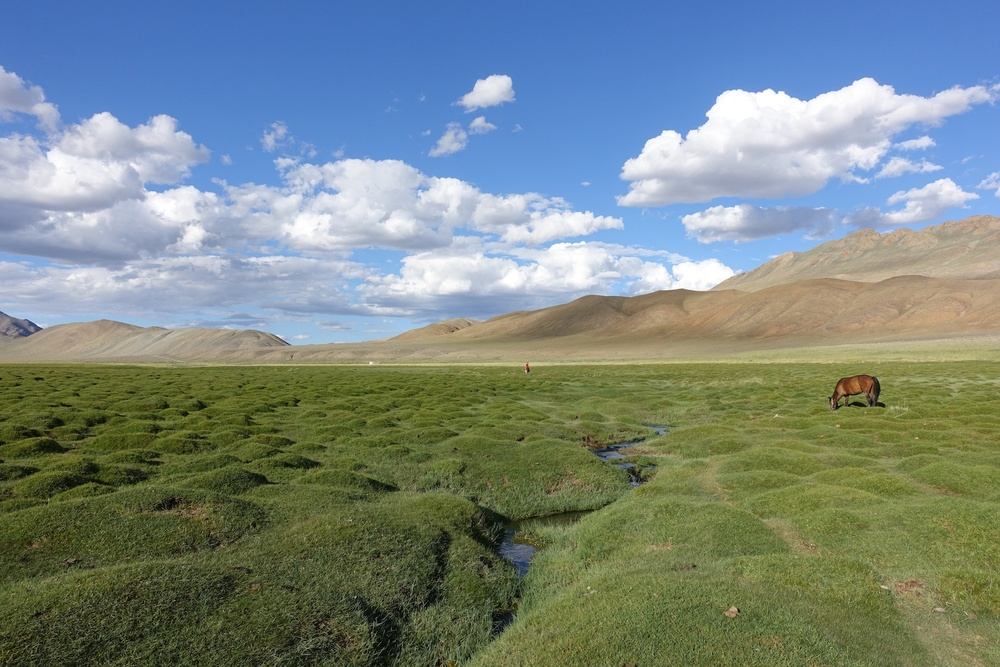
#> input picture 7.jpg, 1000 x 667 px, shrunk from 1620 x 1080 before the run
$ python 'A simple paranoma (2).py'
#> lines starting #> are read from the running program, lines starting #| are printed output that depends on the picture
import cv2
import numpy as np

# Load the images
img1 = cv2.imread('7.jpg')
#> img1 is the input picture: shape (667, 1000, 3); mean B, G, R 131.7, 135.7, 121.1
img2 = cv2.imread('8.jpg')
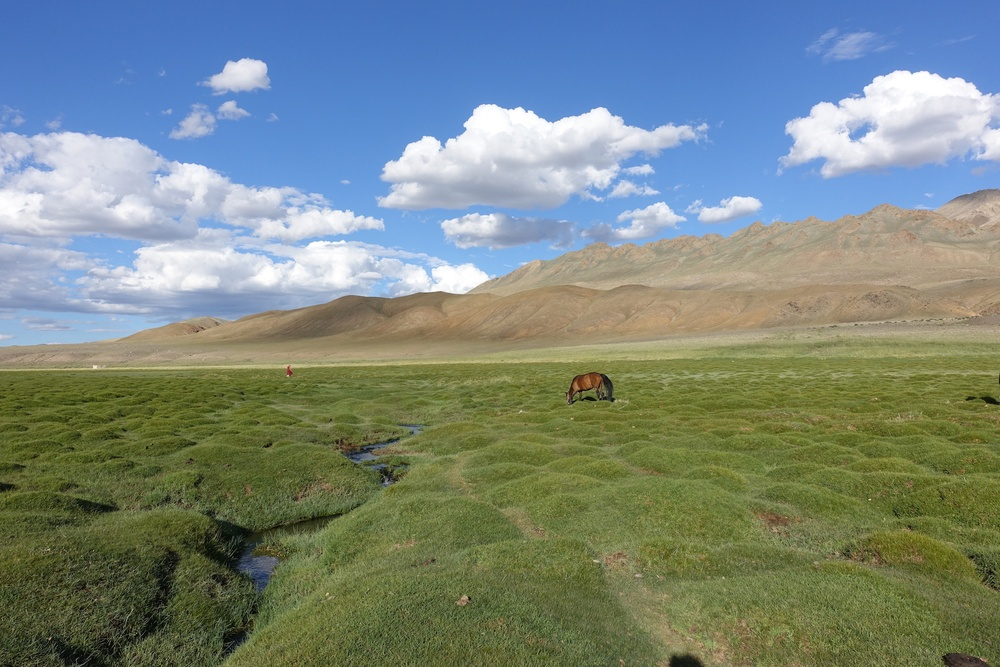
#> input picture 8.jpg, 1000 x 667 px, shrunk from 1620 x 1080 before the run
#> img2 is the input picture: shape (667, 1000, 3); mean B, G, R 129.1, 136, 122

# Convert images to grayscale
gray1 = cv2.cvtColor(img1, cv2.COLOR_BGR2GRAY)
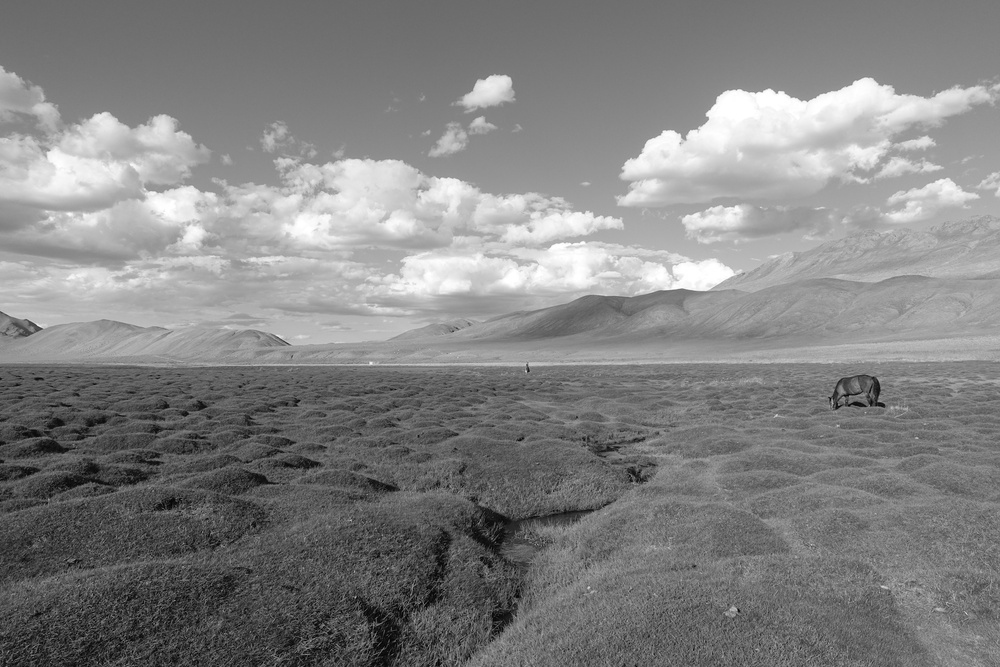
#> gray1: shape (667, 1000); min 0, max 255, mean 130.9
gray2 = cv2.cvtColor(img2, cv2.COLOR_BGR2GRAY)
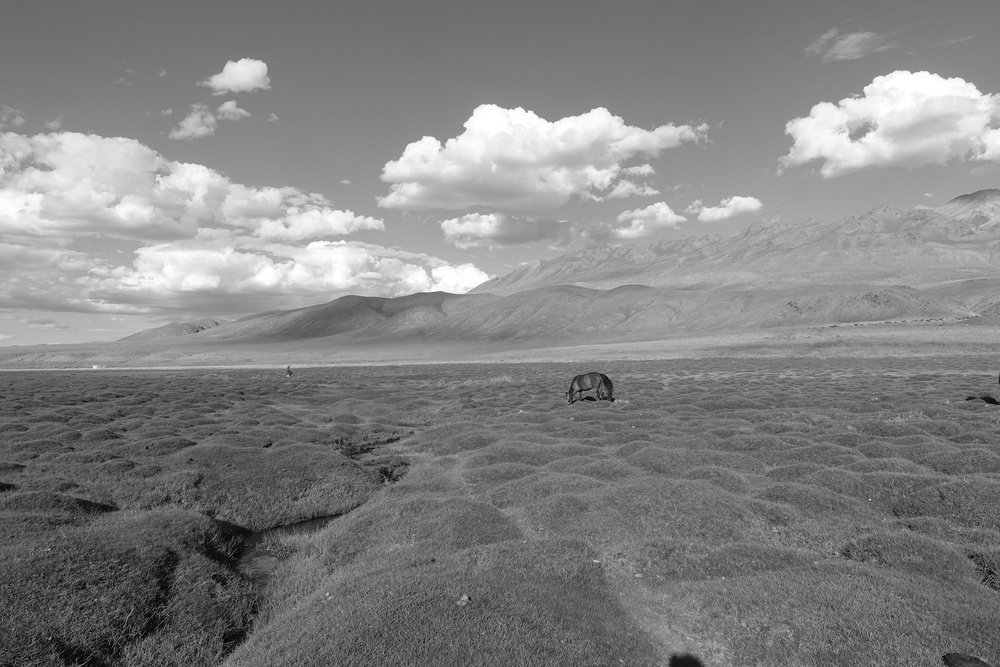
#> gray2: shape (667, 1000); min 1, max 255, mean 131

# Find the key points and descriptors with ORB
orb = cv2.ORB_create()
keypoints1, descriptors1 = orb.detectAndCompute(gray1, None)
#> keypoints1 = 500 keypoints; strongest (x, y, size): (878, 400, 31), (738, 610, 31), (829, 397, 31), (529, 365, 31)
keypoints2, descriptors2 = orb.detectAndCompute(gray2, None)
#> keypoints2 = 500 keypoints; strongest (x, y, size): (612, 400, 31), (526, 111, 31), (530, 111, 31), (469, 598, 31)

# Create a BFMatcher (Brute Force Matcher)
bf = cv2.BFMatcher(cv2.NORM_HAMMING, crossCheck=True)

# Match descriptors
matches = bf.match(descriptors1, descriptors2)
#> matches = 218 matches

# Sort them in ascending order of distance
matches = sorted(matches, key=lambda x: x.distance)

# Draw the first 50 matches
match_img = cv2.drawMatches(img1, keypoints1, img2, keypoints2, matches[:50], outImg=None)
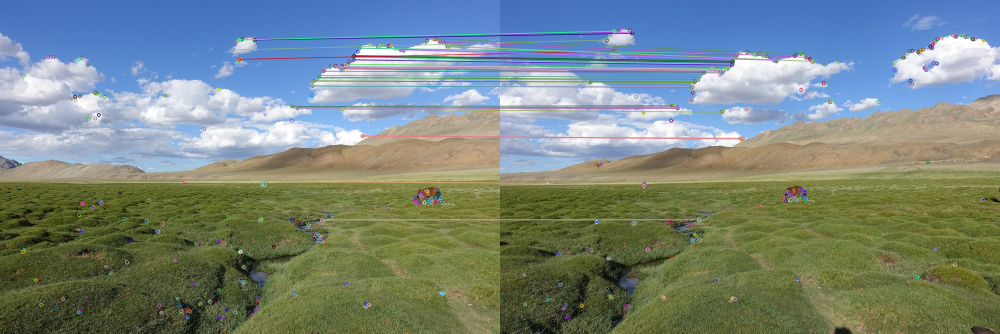
#> match_img: shape (667, 2000, 3) (shown at 1/2 size); mean B, G, R 128.3, 134.7, 121.1

# Get the matching points
src_pts = np.float32([keypoints1[m.queryIdx].pt for m in matches]).reshape(-1, 1, 2)
#> src_pts = 218 rows, first 8: [704.7, 119.4], [627.1, 161.7], [627.1, 161.2], [707, 118], [696.4, 127.9], [464.5, 99.53], [627.1, 161.2], [624.1, 170.2]
dst_pts = np.float32([keypoints2[m.trainIdx].pt for m in matches]).reshape(-1, 1, 2)
#> dst_pts = 218 rows, first 8: [462.8, 129.4], [388.2, 164.2], [387, 164.8], [465, 128], [454.5, 136.5], [214, 79.63], [388.2, 164.2], [385.2, 173.2]

# Find the homography matrix
H, _ = cv2.findHomography(src_pts, dst_pts, cv2.RANSAC, 5.0)
#> H = [[1.58, -0.071, -447.4], [0.209, 1.32, -121.3], [0.000607, -8.22e-05, 1]]

# Warp the second image to match the first image
result = cv2.warpPerspective(img2, H, (img1.shape[1] + img2.shape[1], img1.shape[0]))
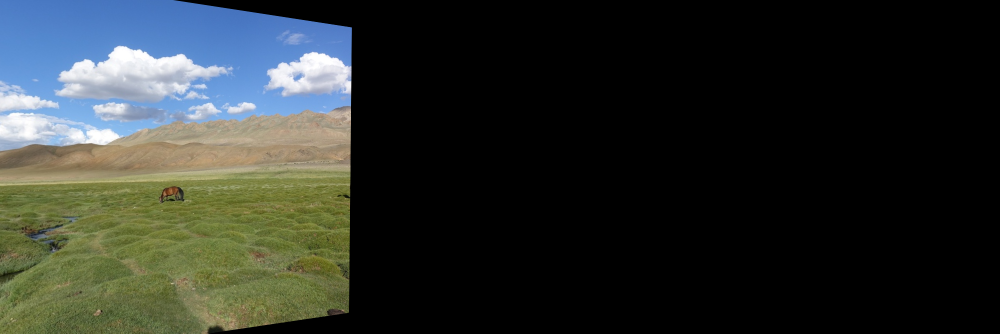
#> result: shape (667, 2000, 3) (shown at 1/2 size); mean B, G, R 43.7, 47.3, 42.8
result[0:img1.shape[0], 0:img1.shape[1]] = img1
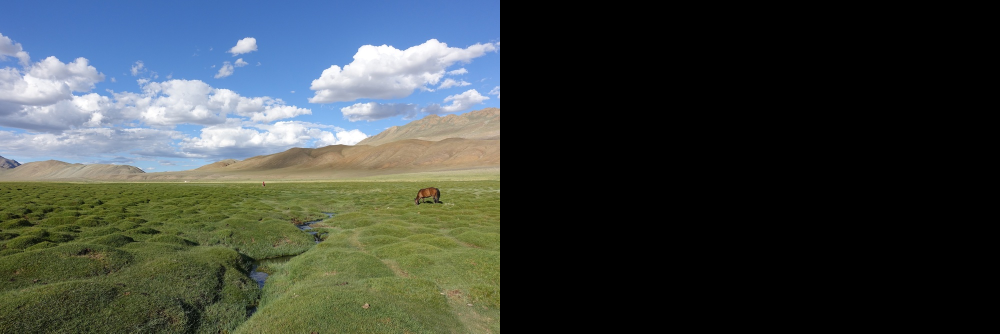
#> result: shape (667, 2000, 3) (shown at 1/2 size); mean B, G, R 65.8, 67.8, 60.6

# Save or display the resulting image
cv2.imwrite('panorama.jpg', result)
cv2.imshow('Result', result)
cv2.waitKey(0)
cv2.destroyAllWindows()
